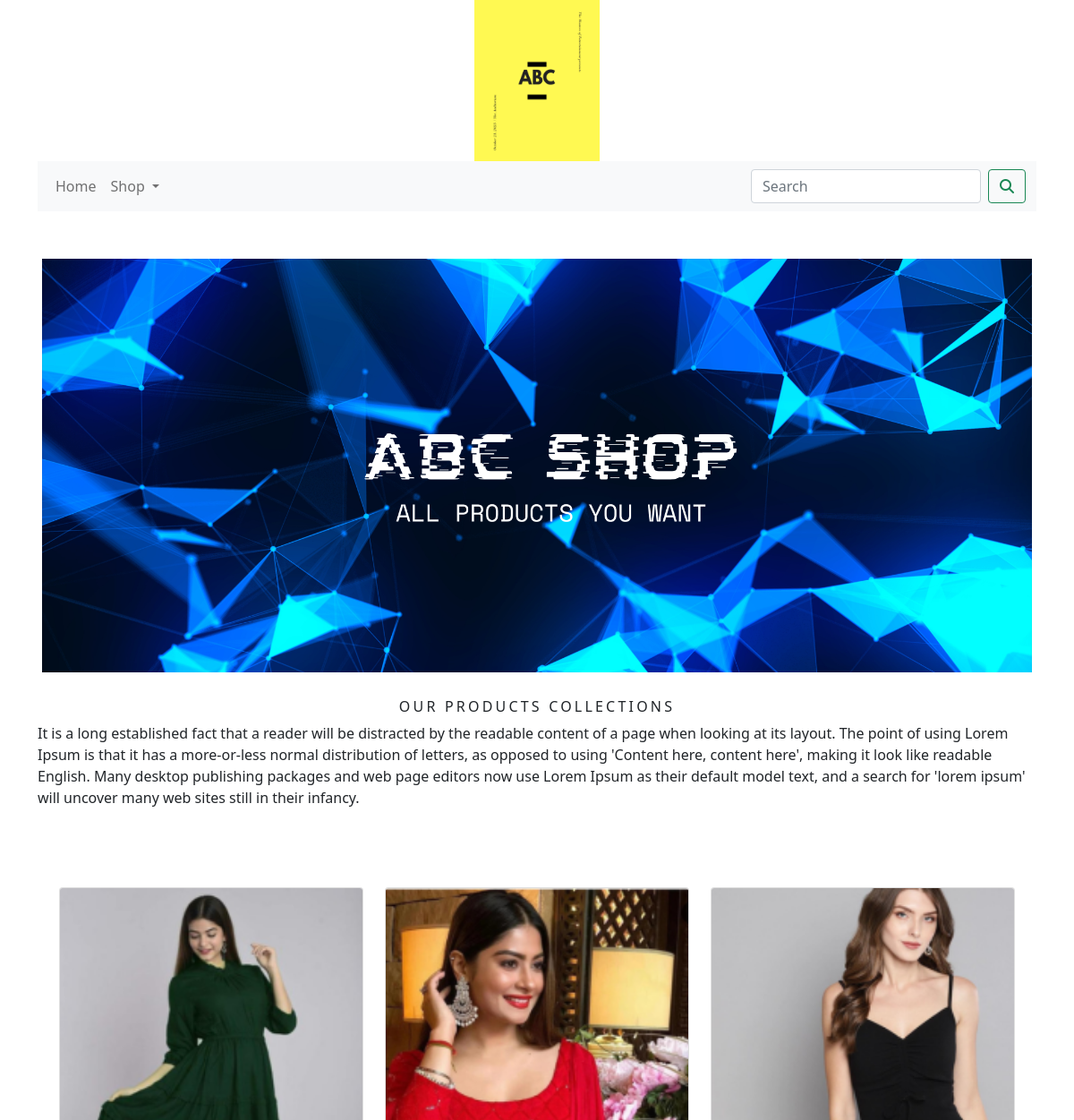
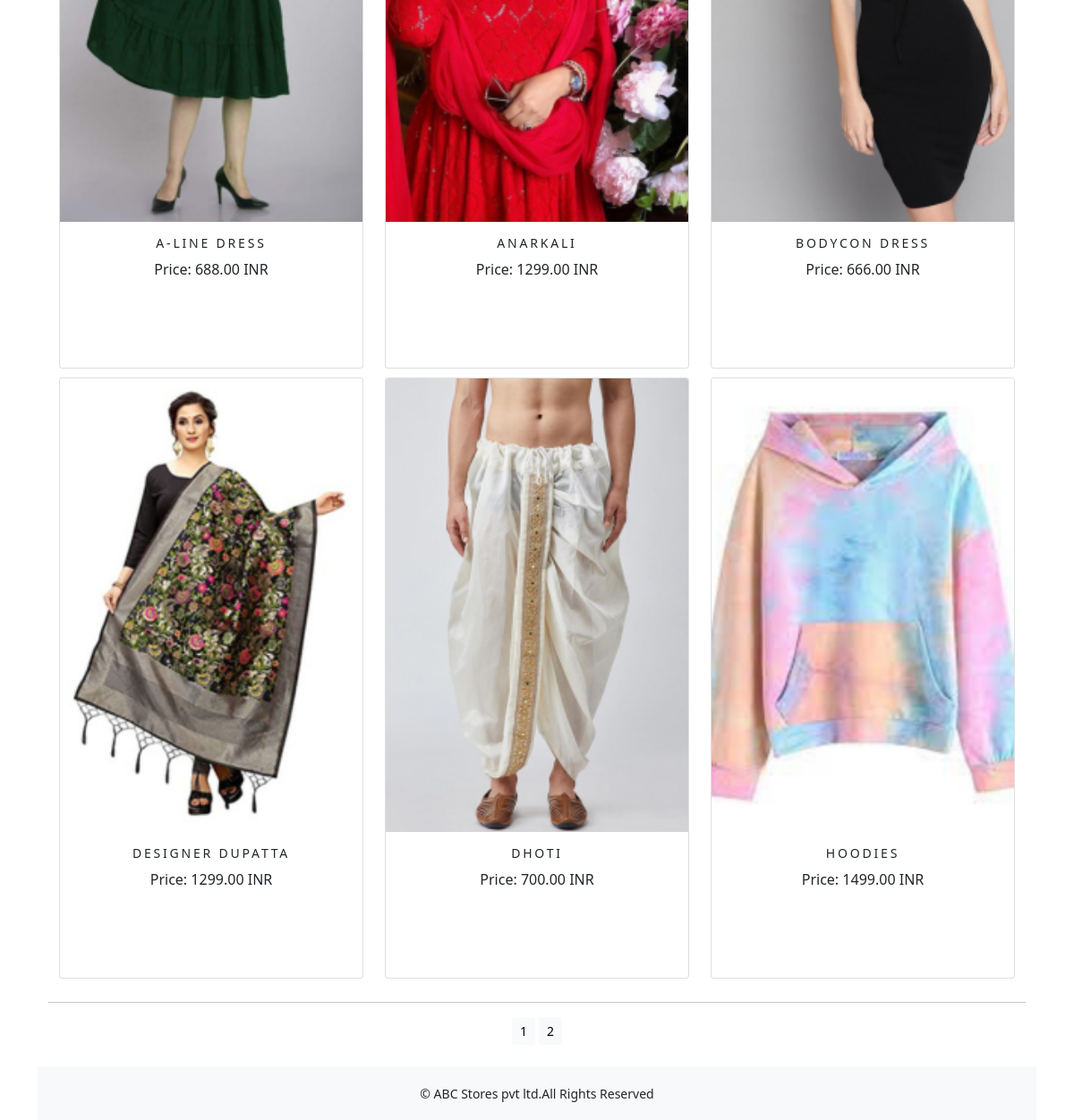
The app's page /shop/ with its own data (2 pictures, top to bottom).
### shop/models.py (models this page shows, shortened)
class Product(models.Model):
    name= models.CharField(max_length=250,unique=True)
    slug= models.SlugField(max_length=250,unique=True)
    desc= models.TextField(blank=True)
    price= models.DecimalField(max_digits=10,decimal_places=2)
    category= models.ForeignKey(Category,on_delete=models.CASCADE)
    image= models.ImageField(upload_to='product',blank=True)
    stock= models.IntegerField()
    available= models.BooleanField(default=True)
    created= models.DateTimeField(auto_now_add=True)
    updated= models.DateTimeField(auto_now=True)
    def get_url(self):
         return reverse('shop:prodCatDetail', args=[self.category.slug,self.slug])
    class Meta:
        ordering= ('name', )
        verbose_name= 'product'
        verbose_name_plural= 'products'

### shop/views.py (the view)
# urls.py: path('',views.allProdCat,name='allProdCat'),
def allProdCat(request,c_slug=None):
    c_page=None
    products_list=None
    if c_slug!=None:
        c_page=get_object_or_404(Category,slug=c_slug)
        products_list=Product.objects.all().filter(category=c_page,available=True)
    else:
        products_list=Product.objects.all().filter(available=True)
    paginator=Paginator(products_list,6)
    try:
        page=int(request.GET.get('page','1'))
    except:
        page=1
    try:
        products=paginator.page(page)
    except (EmptyPage, InvalidPage):
        products=paginator.page(paginator.num_pages)
    return render(request,'category.html',{'category':c_page,'products':products})

### cart/context_processors.py (called while the page is built)
def counter(request):
    item_count=0
    if 'admin' in request.path:
        return {}
    else:
        try:
            cart=Cart.objects.filter(cart_id=_cart_id(request))
            cart_items=CartItem.objects.all().filter(cart=cart[:1])
            for cart_item in cart_items:
                item_count += cart_item.quantity
        except Cart.DoesNotExist:
            item_count = 0
    return dict(item_count=item_count)

### cart/views.py (called while the page is built)
def _cart_id(request):
    cart= request.session.session_key
    if not cart:
        cart= request.session.create()
    return cart

### shop/context_processors.py (called while the page is built)
def menu_links(request):
    links=Category.objects.all()
    return dict(links=links)

### shop/models.py (called while the page is built)
    def get_url(self):
        return reverse('shop:products_by_category',args=[self.slug])

### templates/category.html (shortened to what this page needs)
{% extends 'base.html' %}
{% load static %}
{% block body %}
 <div class="mx-auto">
     {% if category %}
      <img class="my_image" src="{{category.image.url}}" alt="{{category.name}}" width="1250" height="400">
     </div><br>
     <div>
         <h1 class="text-center my_title">{{category.name}}</h1>
          <p class="text-justify">{{category.desc}}</p><br><br><br>
     </div>
     {% else %}
     <div>
         <img class="my_image my_image_padding" src="{% static 'img/banner.png' %}" alt="Our Products" width="1505px;" height="500px">
      </div><br>
     <div>
         <h1 class="text-center my_title">Our Products Collections</h1>
         <p class="text-justify">It is a long established fact that a reader will be distracted by the readable content of a page when looking at its layout. The point of using Lorem Ipsum is that it has a more-or-less normal distribution of letters, as opposed to using 'Content here, content here', making it look like readable English. Many desktop publishing packages and web page editors now use Lorem Ipsum as their default model text, and a search for 'lorem ipsum' will uncover many web sites still in their infancy. </p><br><br><br>
     </div>
 {% endif %}
<div class="container">
    <div class="row mx-auto">
        {% for product in products.object_list %}
        <div class="my_bottom_margin col-9 col-sm-12 col-md-4 col-lg-4">
            <div class="card text-center" style="min-width:18rem;height:42rem;" >
                 <a href="{{product.get_url}}"><img class="card-img-top my_image" src="{{product.image.url}}" alt="{{product.name}}"></a>
                <div class="card-body">
                    <h4>{{product.name}}</h4>
                    <p>Price: {{product.price}} INR</p><br><br><br>
                </div>
            </div>
        </div>
        {% endfor %}
    </div>
    <div class="mx-auto">
        {% if products.paginator.num_pages > 1 %}
        <hr>
        <div class="text-center">
            {% for pg in products.paginator.page_range %}
            <a href="?page={{pg}}" class="btn btn-light btn-sm {% if products.number == pg %} active {% endif %}">{{pg}}</a>
            {% endfor %}
        </div>
        {% endif %}
    </div>
</div>
{% endblock %}

### templates/base.html (shortened to what this page needs)
{% load static %}
<!DOCTYPE html>
<html lang="en">
<head>
    <link href="{% static 'css/custom.css' %}" rel="stylesheet">
    <link href="{% static 'css/bootstrap.min.css' %}" rel="stylesheet">
</head>
<body>
<div class="container">
  {% include 'header.html' %}
  {% include 'nav.html' %}
  {% block body %}
  {% endblock %}
</div>
<br>{% include 'footer.html' %}
  </body>
</html>

### templates/header.html
{% load static %}
<header>
  <center>
    <a href="{% url 'shop:allProdCat' %}"></a> <img src="{% static 'img/logo.png' %}" alt="logo" width="140px;" height="180px;">
  </center>
</header>

### templates/nav.html (shortened to what this page needs)
<nav class="navbar navbar-expand-lg navbar-light bg-light">
  <div class="container-fluid">
    <div class="collapse navbar-collapse" id="navbarSupportedContent">
      <ul class="navbar-nav me-auto mb-2 mb-lg-0">
        <li class="nav-item">
          <a class="nav-link" href="#">Home</a>
        </li>
        <li class="nav-item dropdown {% if 'shop' in request.path %} active {% endif %}">
          <a class="nav-link dropdown-toggle" href="#" id="navbarDropdown" role="button" data-bs-toggle="dropdown" aria-expanded="false">
            Shop
          </a>
        </li>
      </ul>
      <form class="d-flex" action="{% url 'search_app:SearchResult' %}" method="get">
        <input class="form-control me-2" type="search" placeholder="Search" name="q" aria-label="Search">
        <button class="btn btn-outline-success" type="submit"><i class="fa fa-search"></i></button>
      </form>
    </div>
  </div>
</nav><br><br>

### templates/footer.html
<footer>
  <div class="footer navbar-fixed-bottom my_footer">
    <p class="text-center">&copy; ABC Stores pvt ltd.All Rights Reserved</p>
  </div>
</footer>

### static/css/custom.css (style rules this page uses)
body { font-family: 'Roboto', sans-serif; }
.nav-item { letter-spacing: .2em: font-size: 14px: text-transform: uppercase; }
.my_footer { background-color: #f8f9fa; height:60px; }
.my_footer p { padding-top: 20px; font-size: 14px; }
.my_image { width: 100%; height: auto; }
.my_title { font-size: 16px; text-transform: uppercase; letter-spacing: .2em; }
.my_image_padding { padding: 5px; }
.my_bottom_margin { margin-bottom: 10px; }
.card-body h4 { font-size: 14px; text-transform: uppercase; letter-spacing: .2em; }

### records on screen
Product: image (picture), name "A-LINE DRESS", price "688.00"
Product: image (picture), name "ANARKALI", price "1299.00"
Product: image (picture), name "BODYCON DRESS", price "666.00"
Product: image (picture), name "DESIGNER DUPATTA", price "1299.00"
Product: image (picture), name "DHOTI", price "700.00"
Product: image (picture), name "HOODIES", price "1499.00"

### other values on screen
{{ pg }} "1" "2"
